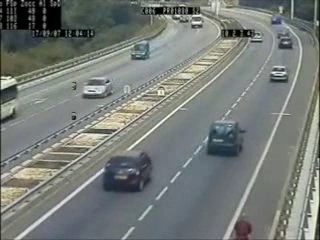
#> input picture frame 75 of video1.avi, 320 x 240 px
$ python cars.py   (older library calls are emulated)
#> lines starting #> are read from the running program, lines starting #| are printed output that depends on the picture; after the words box and inside, x2 and y2 are one past the last pixel; in counts of white or black regions, pixels touching at a corner belong together
import numpy as np
import cv2

cap = cv2.VideoCapture('video1.avi')
car_cascade = cv2.CascadeClassifier('cars.xml')
font = cv2.FONT_HERSHEY_SIMPLEX

while(True):
    # Capture frame-by-frame
    ret, frame = cap.read()
#> frame is the input picture: shape (240, 320, 3); mean B, G, R 120, 123.9, 118.8

# Our operations on the frame come here
    gray = cv2.cvtColor(frame, cv2.COLOR_BGR2GRAY)
    cars = car_cascade.detectMultiScale(gray, 1.1, 1)
#> cars = [[265, 8, 24, 24], [184, 7, 30, 30], [257, 55, 40, 40], [74, 74, 36, 36], [115, 29, 44, 44], [95, 151, 58, 58], [191, 110, 66, 66], [74, 111, 106, 106]]

    # To draw a rectangle in each cars
    for (x,y,w,h) in cars:
        cv2.rectangle(frame,(x,y),(x+w,y+h),(255,255,255),1)
        #cv2.PutText(cv2.cv.fromarray(frame),'car', (x,y+h),font, 255)
        cv2.rectangle(frame,(x,y),(x+w,y-10),(255,255,255),-1)
        cv2.putText(frame,'Car',(x,y), font, 0.5,(0,0,0),1,cv2.LINE_AA)
#> this loop made 8 passes
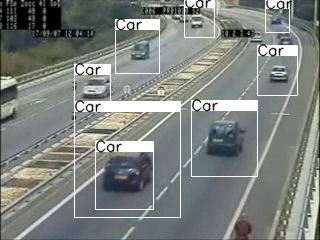
#> frame: shape (240, 320, 3); 7.37% of pixels changed, all inside (x1, y1, x2, y2) = (74, 0, 298, 218)
    cv2.imshow('frame',frame)
    if cv2.waitKey(1) & 0xFF == ord('q'):
#> (key q is pressed here)
        break
# When everything done, release the capre
cap.release()
cv2.destroyAllWindows()

$ run again, starting later in the video
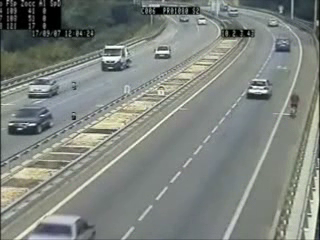
#> input picture frame 337 of video1.avi, 320 x 240 px
#> frame is the input picture: shape (240, 320, 3); mean B, G, R 126.3, 131.7, 126
#> `gray = cv2.cvtColor(frame, cv2.COLOR_BGR2GRAY)`:
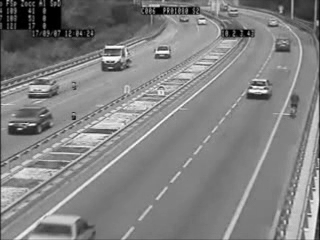
#> gray: shape (240, 320); min 0, max 254, mean 129.4
#> cars = [[271, 34, 23, 23], [150, 42, 24, 24], [239, 72, 40, 40], [2, 105, 42, 42], [84, 32, 55, 55], [16, 64, 50, 50]]
#> the loop `for (x,y,w,h) in cars:` made 6 passes
#> after the loop `for (x,y,w,h) in cars:`:
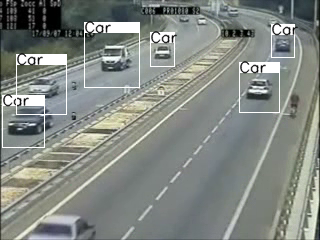
#> frame: shape (240, 320, 3); 4.48% of pixels changed, all inside (x1, y1, x2, y2) = (2, 20, 298, 148)

$ run again, starting later in the video
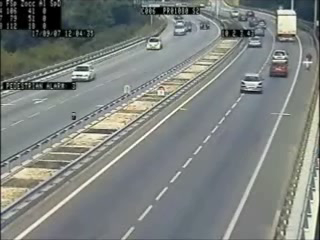
#> input picture frame 600 of video1.avi, 320 x 240 px
#> frame is the input picture: shape (240, 320, 3); mean B, G, R 126.6, 129.8, 124.9
#> `gray = cv2.cvtColor(frame, cv2.COLOR_BGR2GRAY)`:
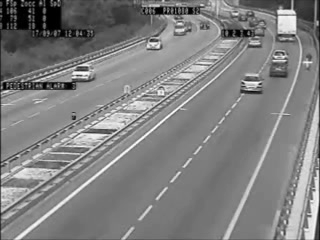
#> gray: shape (240, 320); min 0, max 254, mean 127.9
#> cars = [[243, 32, 23, 23], [265, 60, 26, 26], [238, 73, 29, 29], [252, 48, 45, 45], [27, 47, 61, 61]]
#> the loop `for (x,y,w,h) in cars:` made 5 passes
#> after the loop `for (x,y,w,h) in cars:`:
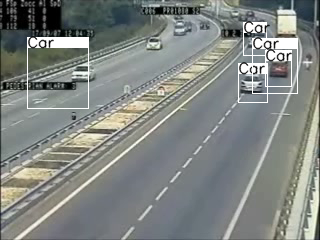
#> frame: shape (240, 320, 3); 3.48% of pixels changed, all inside (x1, y1, x2, y2) = (27, 20, 298, 109)
